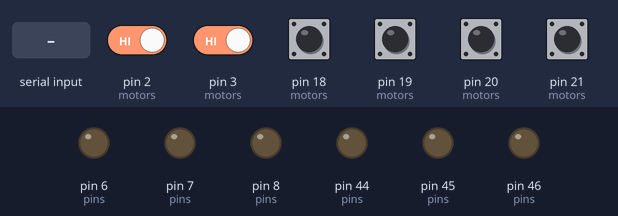
Recording of a sketch running on a simulated Arduino Mega 2560, built with avr-gcc and run on an emulated ATmega2560. Parts: output pins drawn as LEDs (lit = HIGH). The inputs (shaded band) are chosen by the test bench; at power-on: pin 2 (motors), pin 3 (motors), pin 18 (motors), pin 19 (motors), pin 20 (motors), pin 21 (motors) HIGH. What the sketch prints to the serial monitor is not drawn.

Above: at 1.2 s.
1.3 s: "g\n" received over Serial
At 4.0 s:
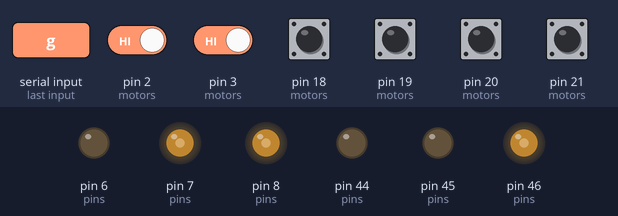
4.3 s: byte 114 ('r') received over Serial
At 6.9 s:
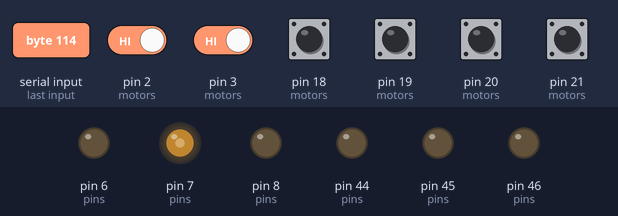
7.3 s: pin 2 (motors) driven LOW and pin 3 (motors) driven LOW
10.3 s: pin 20 (motors) pulled LOW for 1 s
At 11.5 s:
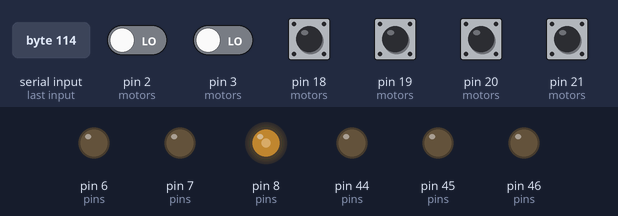
17.3 s: byte 72 ('H') received over Serial
At 18.3 s:
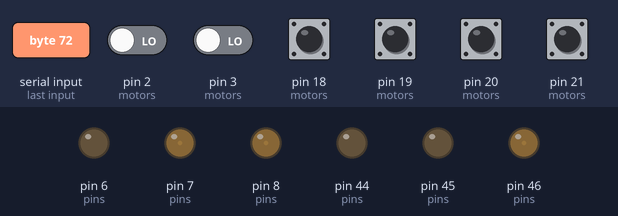
20.3 s: pin 2 (motors) driven HIGH
Timing chart, 0 to 23.3 s (numbered marks = the images above; inputs shaded):
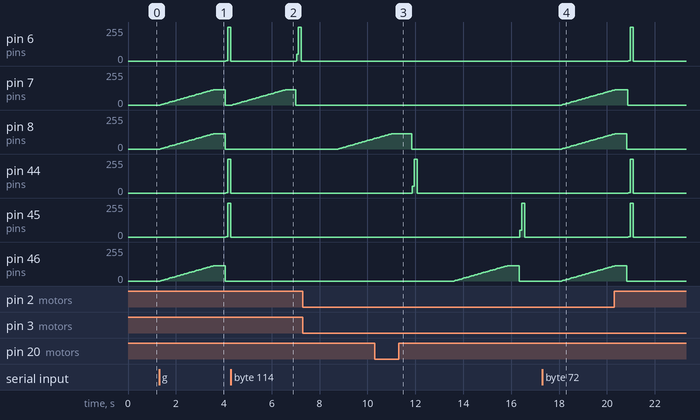

Measured:
- after the input at 1.3 s, pin 6 (pins), pin 44 (pins), pin 45 (pins): 0/255 → 1/255 after 2.8 s, → 255/255 0.08 s later, → 0/255 0.13 s later; pin 7 (pins), pin 8 (pins): rises from 0/255 to 115/255 in 2.2 s, then falls to 0/255 in 0.50 s; pin 46 (pins): rises from 0/255 to 115/255 in 2.2 s, then falls to 0/255 in 0.51 s
- after the input at 4.3 s, pin 6 (pins): 0/255 → 49/255 after 2.7 s, → 255/255 0.08 s later, → 0/255 0.13 s later; pin 7 (pins): rises from 0/255 to 115/255 in 2.2 s, then falls to 0/255 in 0.45 s
- after the input at 17.3 s, pin 7 (pins), pin 8 (pins), pin 46 (pins): moves from 0/255 to 112/255 over 2.2 s, starting after 0.81 s

The sketch:

jog_test.ino
```cpp
// Motor test: home, go to a start angle, then swing back and forth, a little faster each loop.
//
// Directions are as seen from the front (looking at the arm, encoder at the back).
//   1. Home: creep counter-clockwise until the arm stalls (no current sensing on the MDD3A, so a
//      stall seen on the encoder is the "resistance"). That angle is 0.
//   2. Go clockwise START_DEG to the start position.
//   3. Loop: clockwise SWING_DEG, back counter-clockwise SWING_DEG. Each loop is faster, from
//      SPEED_FIRST up to MAX_SAFE_SPEED.
//
// Serial Monitor at 115200: Enter = run, H = home all + go to start, r = one motor at a time,
// h1/h2/h3 = home one motor + go to start,
// s = stop, e = encoder check,
// 1/2/3 = flip that motor's direction.
//
// Motor   MDD3A terminals   Mega PWM (A, B)   Encoder (blue, purple)
//   1     #1 M1A / M1B      D6, D7            D2, D19
//   2     #1 M2A / M2B      D8, D44           D3, D20
//   3     #2 M1A / M1B      D45, D46          D18, D21
// MDD3A header GND -> Mega GND, 5V0 unconnected. Encoder red -> 5V Wago, black -> GND Wago.

// ---- Tuning ---------------------------------------------------------------------------------
const float MAX_SAFE_SPEED = 120;      // deg/s, top speed of the swing
const float SPEED_FIRST = 20;          // deg/s, first loop
const float SPEED_STEP = 10;           // deg/s added each loop
const float ACCEL = 600;               // deg/s^2
const float START_DEG = 45, SWING_DEG = 45;
const float HOME_SPEED = 10;           // deg/s, homing creep
const int   HOME_DUTY_PCT = 45;        // most it pushes against the stop while homing (motors 2 and 3 need ~25% to break free)
const int   DUTY_MAX_PCT = 75;         // most it ever drives
const float KP = 6.0, KI = 0.03;       // position loop: duty per count, duty per count per tick
const int   FRICTION_PCT = 18;         // fixed push in the direction of the error: gets past gearbox stiction
const int   INTEG_MAX_PCT = 10;        // integral can add at most this (no wind-up lurch)
const float RUNAWAY_DEG = 15;          // tracking error that stops everything (jam or lost encoder)

// ---- Hardware -------------------------------------------------------------------------------
const float COUNTS_PER_DEG = 1320.0 / 360;   // 11 PPR x 4 edges x 30:1
const int PWM_TOP = 799;                     // 16 MHz / 800 = 20 kHz (MDD3A limit)
const int DUTY_MAX = PWM_TOP * (long)DUTY_MAX_PCT / 100;     // long: 799 x 55 overflows a 16-bit int
const int HOME_DUTY = PWM_TOP * (long)HOME_DUTY_PCT / 100;
const unsigned long TICK_US = 2000;
const float DT = TICK_US / 1e6;

struct Motor {
  const char *name;
  volatile uint16_t *ocrA, *ocrB;   // PWM compare registers for inputs A and B
  uint8_t encA, encB;
  volatile long count;
  uint8_t prev;
  int ccw;                          // drive sign (+1 = input A) that turns this arm CCW ('1'/'2'/'3' flip it)
  int sign;                         // +1 if driving CCW makes the count go up
  bool on;                          // homed and under position control
  float sp, integ;                  // setpoint (counts, CCW positive), integral term
  float worst;                      // largest tracking error this loop (counts)
};

const int N = 3;
Motor motors[N] = {
  // name, PWM A, PWM B, encoder A, B, count, prev, ccw, sign. Signs from the drive test (input A ->
  // counts: M1 -, M2 -, M3 +): fixed, because with the plate linked one arm's move turns the others.
  {"Motor 1", &OCR4A, &OCR4B, 2, 19, 0, 0, -1, 1},    // Matt: input A turns it CW
  {"Motor 2", &OCR4C, &OCR5C, 3, 20, 0, 0, 1, -1},    // input B homed it CW (Matt)
  {"Motor 3", &OCR5B, &OCR5A, 18, 21, 0, 0, -1, -1},
};

// ---- Encoders -------------------------------------------------------------------------------
static const int8_t QUAD[16] = {0, -1, 1, 0, 1, 0, 0, -1, -1, 0, 0, 1, 0, 1, -1, 0};
void encEdge(Motor &m) {
  uint8_t s = (digitalRead(m.encA) << 1) | digitalRead(m.encB);
  m.count += QUAD[(m.prev << 2) | s];
  m.prev = s;
}
void enc0() { encEdge(motors[0]); }
void enc1() { encEdge(motors[1]); }
void enc2() { encEdge(motors[2]); }
long raw(Motor &m) { noInterrupts(); long c = m.count; interrupts(); return c; }
float pos(Motor &m) { return m.sign * raw(m); }   // counts, CCW positive

// ---- Drive ----------------------------------------------------------------------------------
void drive(Motor &m, float ccwDuty, int limit) {  // + = CCW
  int d = constrain((int)(m.ccw * ccwDuty), -limit, limit);
  *m.ocrA = d > 0 ? d : 0;
  *m.ocrB = d < 0 ? -d : 0;
}
const char *phase = "idle";
void allOff() { for (auto &m : motors) { drive(m, 0, 0); m.on = false; } phase = "idle"; }

bool stopRequested() {
  if (!Serial.available()) return false;
  if (Serial.read() != 's') return false;
  allOff();
  Serial.println("STOP");
  return true;
}

// Every STATUS_MS: per motor, angle from home (CW +, deg), setpoint, and drive (%, + = CCW).
const unsigned long STATUS_MS = 250;
void status() {
  static unsigned long last = 0;
  if (millis() - last < STATUS_MS) return;
  last = millis();
  Serial.print(millis() / 1000.0, 2); Serial.print("s "); Serial.print(phase);
  for (auto &m : motors) {
    int d = *m.ocrA ? *m.ocrA : -(int)*m.ocrB;              // + = input A
    Serial.print(" | "); Serial.print(m.name + 6);           // "1", "2", "3"
    Serial.print(": "); Serial.print(-pos(m) / COUNTS_PER_DEG, 1);
    if (m.on) { Serial.print(" sp "); Serial.print(-m.sp / COUNTS_PER_DEG, 1); }
    Serial.print(" pwm "); Serial.print(m.ccw * d * 100L / PWM_TOP); Serial.print("%");
    Serial.print(" [A "); Serial.print(*m.ocrA); Serial.print(" B "); Serial.print(*m.ocrB);
    Serial.print(" ccw "); Serial.print(m.ccw); Serial.print(" raw "); Serial.print(raw(m)); Serial.print("]");
  }
  Serial.println();
}

// Wait for the next control tick; false if 's' was sent.
bool nextTick(unsigned long &t) {
  while (micros() - t < TICK_US) if (stopRequested()) return false;
  t += TICK_US;
  status();
  return true;
}

int driveLimit = DUTY_MAX;                    // the raise to start uses full 12 V (PWM_TOP)

// Position loop on every homed motor. False = something jammed or lost its encoder.
bool control() {
  for (auto &m : motors) {
    if (!m.on) continue;
    float err = m.sp - pos(m);
    m.worst = max(m.worst, abs(err));
    if (abs(err) > RUNAWAY_DEG * COUNTS_PER_DEG) {
      allOff();
      Serial.print(m.name); Serial.print(": tracking error "); Serial.print(err / COUNTS_PER_DEG, 1);
      Serial.println(" deg, stopped (jammed, or encoder lost)");
      return false;
    }
    const float imax = PWM_TOP * INTEG_MAX_PCT / 100.0;
    if (abs(err) < 3 * COUNTS_PER_DEG) m.integ = constrain(m.integ + KI * err, -imax, imax);   // only near the target
    if (err * m.integ < 0) m.integ *= 0.9;   // bleed the integral once it overshoots
    float fric = abs(err) > 1 ? (err > 0 ? 1 : -1) * PWM_TOP * FRICTION_PCT / 100.0 : 0;
    float u = KP * err + m.integ + fric;
    if (driveLimit == PWM_TOP && abs(err) > 3 * COUNTS_PER_DEG) u = err > 0 ? PWM_TOP : -PWM_TOP;   // raise: full 12 V while behind
    drive(m, u, driveLimit);
  }
  return true;
}

// ---- Homing ---------------------------------------------------------------------------------
// All motors creep CCW together; each stops when it stalls, and that angle becomes 0.
// only = -1 homes every motor together; 0..2 homes just that one (the others stay off).
// Open loop in the CCW direction: the encoder only measures speed (either sign) to keep the creep slow,
// and spots the stall. So a wrong encoder sign can't make it run away; homing learns the sign instead.
bool homeAll(int only = -1) {
  bool creeping[N], any = false;
  float duty[N]; long last[N], start[N]; unsigned long still[N];
  for (auto &m : motors) m.on = false;
  for (int i = 0; i < N; i++) {
    creeping[i] = only < 0 || i == only;
    any |= creeping[i];
    duty[i] = 0;
    start[i] = last[i] = raw(motors[i]);
    still[i] = millis();
  }
  if (!any) return false;
  Serial.println("Homing: creeping CCW to the stop");
  phase = "homing";
  const float target = HOME_SPEED * COUNTS_PER_DEG * 0.05;   // counts per 50 ms
  unsigned long t0 = millis(), lastCheck = millis();
  while (true) {
    if (stopRequested()) return false;
    status();
    if (millis() - lastCheck < 50) continue;
    lastCheck = millis();
    bool busy = false;
    for (int i = 0; i < N; i++) {
      if (!creeping[i]) continue;
      Motor &m = motors[i];
      long r = raw(m), moved = abs(r - last[i]);
      last[i] = r;
      duty[i] += moved < target ? PWM_TOP * 0.01 : -PWM_TOP * 0.02;   // speed up gently, back off fast
      duty[i] = constrain(duty[i], 0, HOME_DUTY);
      drive(m, duty[i], HOME_DUTY);                                  // + = CCW
      if (moved > 0 || duty[i] < HOME_DUTY) still[i] = millis();
      if (millis() - still[i] > 500) {                               // stalled at full homing push
        drive(m, 0, 0);
        creeping[i] = false;
        long travelled = r - start[i];
        if (abs(travelled) > 10) m.sign = travelled > 0 ? 1 : -1;    // CCW drive moved the count this way
        noInterrupts(); m.count = 0; interrupts();
        m.sp = m.integ = 0; m.on = true;
        Serial.print("  "); Serial.print(m.name); Serial.print(" home after ");
        Serial.print(abs(travelled) / COUNTS_PER_DEG, 1); Serial.println(" deg");
      }
      busy |= creeping[i];
    }
    if (!busy) return true;
    if (millis() - t0 > 30000) { allOff(); Serial.println("  no stop found in 30 s: stopped."); return false; }
  }
}

// ---- Moves ----------------------------------------------------------------------------------
// Move every homed motor to `deg` (CW positive, from home) with a trapezoidal speed profile.
bool moveTo(float deg, float speed) {
  float target = -deg * COUNTS_PER_DEG;              // CW is negative in CCW-positive counts
  float from = 0;
  for (auto &m : motors) if (m.on) { from = m.sp; break; }
  float dist = abs(target - from), dir = target > from ? 1 : -1;
  float v = 0, s = 0, vmax = speed * COUNTS_PER_DEG, a = ACCEL * COUNTS_PER_DEG;
  unsigned long t = micros();
  while (s < dist) {
    if (!nextTick(t)) return false;
    float stopDist = v * v / (2 * a);
    v = (dist - s <= stopDist) ? max(v - a * DT, a * DT) : min(v + a * DT, vmax);
    s = min(s + v * DT, dist);
    for (auto &m : motors) if (m.on) m.sp = from + dir * s;
    if (!control()) return false;
  }
  for (int i = 0; i < 100; i++) {                    // settle 0.2 s
    if (!nextTick(t) || !control()) return false;
  }
  return true;
}

// One motor at a time: home it, take it to the start, swing it 3 times, then off. Watch each arm:
// homing should go CCW (from the front), the start move CW. Send 1/2/3 to flip a motor that's backwards.
// The raise from home to the start position, at full 12 V.
bool raiseToStart() {
  driveLimit = PWM_TOP;
  bool ok = moveTo(START_DEG, MAX_SAFE_SPEED);
  driveLimit = DUTY_MAX;
  return ok;
}

void runSeries() {
  for (int i = 0; i < N; i++) {
    Serial.print("--- "); Serial.print(motors[i].name); Serial.println(" alone ---");
    if (!homeAll(i)) { allOff(); continue; }
    Serial.print("To start: CW "); Serial.print(START_DEG, 0); Serial.println(" deg");
    phase = "to start";
    bool ok = raiseToStart();
    phase = "swing";
    for (int n = 1; ok && n <= 3; n++) {
      ok = moveTo(START_DEG + SWING_DEG, SPEED_FIRST) && moveTo(START_DEG, SPEED_FIRST);
      if (ok) { Serial.print("  swing "); Serial.println(n); }
    }
    allOff();
    if (!ok && Serial.available() == 0) delay(500);
    delay(1000);
  }
}

void run() {
  if (!homeAll()) return;
  Serial.print("To start: CW "); Serial.print(START_DEG, 0); Serial.println(" deg");
  phase = "to start";
  if (!raiseToStart()) return;
  phase = "swing";
  Serial.println("Swinging ('s' stops)");
  float speed = SPEED_FIRST;
  for (long n = 1;; n++) {
    for (auto &m : motors) m.worst = 0;
    if (!moveTo(START_DEG + SWING_DEG, speed) || !moveTo(START_DEG, speed)) return;
    Serial.print("Loop "); Serial.print(n); Serial.print("  "); Serial.print(speed, 0); Serial.print(" deg/s  worst error:");
    for (auto &m : motors) if (m.on) { Serial.print("  "); Serial.print(m.worst / COUNTS_PER_DEG, 1); }
    Serial.println(" deg");
    speed = min(speed + SPEED_STEP, MAX_SAFE_SPEED);
  }
}

// ---- Setup ----------------------------------------------------------------------------------
void setupPwm() {
  // Timer4: D6 (A), D7 (B), D8 (C). Timer5: D46 (A), D45 (B), D44 (C). Fast PWM mode 14, TOP = ICR.
  OCR4A = OCR4B = OCR4C = OCR5A = OCR5B = OCR5C = 0;
  const uint8_t pins[] = {6, 7, 8, 44, 45, 46};
  for (uint8_t p : pins) pinMode(p, OUTPUT);
  TCCR4A = _BV(COM4A1) | _BV(COM4B1) | _BV(COM4C1) | _BV(WGM41);
  TCCR4B = _BV(WGM43) | _BV(WGM42) | _BV(CS40);
  ICR4 = PWM_TOP;
  TCCR5A = _BV(COM5A1) | _BV(COM5B1) | _BV(COM5C1) | _BV(WGM51);
  TCCR5B = _BV(WGM53) | _BV(WGM52) | _BV(CS50);
  ICR5 = PWM_TOP;
}

void setup() {
  setupPwm();                                        // all motors off before anything else
  Serial.begin(115200);
  for (auto &m : motors) {
    pinMode(m.encA, INPUT_PULLUP); pinMode(m.encB, INPUT_PULLUP);
    m.prev = (digitalRead(m.encA) << 1) | digitalRead(m.encB);
  }
  void (*isr[N])() = {enc0, enc1, enc2};
  for (int i = 0; i < N; i++) {
    attachInterrupt(digitalPinToInterrupt(motors[i].encA), isr[i], CHANGE);
    attachInterrupt(digitalPinToInterrupt(motors[i].encB), isr[i], CHANGE);
  }
  Serial.println("Motor test. POWER on, then Enter = run, r = one at a time, s = stop, e = encoder check, 1/2/3 = flip a motor.");
}

void loop() {
  if (!Serial.available()) return;
  char c = Serial.read();
  if (c >= '1' && c <= '3') {
    Motor &m = motors[c - '1'];
    m.ccw = -m.ccw;
    m.sign = -m.sign;                                // same encoder, opposite drive: keep counts CCW-positive
    Serial.print(m.name); Serial.print(": CCW is now input "); Serial.println(m.ccw > 0 ? "A" : "B");
  }
  if (c == 'e') {
    Serial.println("Encoder counts for 10 s: turn each arm by hand");
    for (int i = 0; i < 50; i++) {
      for (auto &m : motors) { Serial.print(m.name); Serial.print(" "); Serial.print(raw(m)); Serial.print("   "); }
      Serial.println();
      delay(200);
    }
  }
  if (c == '\n' || c == 'g') { run(); allOff(); Serial.println("Motors off. Enter to run again."); }
  if (c == 'h') {                                    // h1 / h2 / h3: home just that motor, then go to start
    unsigned long t0 = millis();
    while (!Serial.available() && millis() - t0 < 2000) {}
    int i = Serial.read() - '1';
    if (i >= 0 && i < N && homeAll(i)) {
      Serial.print("To start: CW "); Serial.print(START_DEG, 0); Serial.println(" deg");
      phase = "to start";
      if (raiseToStart()) Serial.println("  at start");
    }
    allOff(); Serial.println("Motors off.");
  }
  if (c == 'a' || c == 'b') {                       // a1 / b2 ...: drive that input of one motor, 30% for 0.12 s
    unsigned long t0 = millis();
    while (!Serial.available() && millis() - t0 < 2000) {}
    int i = Serial.read() - '1';
    if (i >= 0 && i < N) {
      Motor &m = motors[i];
      long c0 = raw(m);
      volatile uint16_t *ocr = c == 'a' ? m.ocrA : m.ocrB;
      *ocr = PWM_TOP * 30 / 100;
      delay(120);                                    // about 10-15 deg
      *ocr = 0;
      delay(200);
      Serial.print(m.name); Serial.print(" input "); Serial.print(c == 'a' ? "A" : "B");
      Serial.print(": encoder moved "); Serial.println(raw(m) - c0);
    }
  }
  if (c == 'H') {                                    // home all three together, then go to start (no swing)
    if (homeAll()) {
      Serial.print("To start: CW "); Serial.print(START_DEG, 0); Serial.println(" deg");
      phase = "to start";
      if (raiseToStart()) Serial.println("  at start");
    }
    allOff(); Serial.println("Motors off.");
  }
  if (c == 'r') { runSeries(); allOff(); Serial.println("Series done, motors off."); }
}
```
